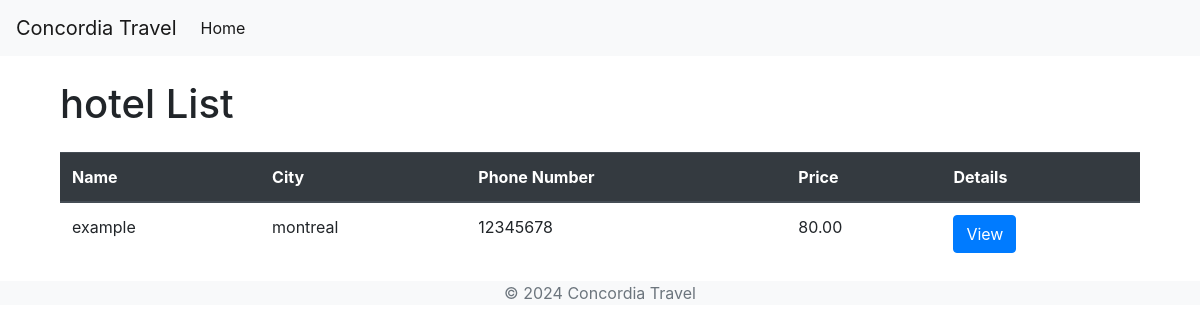
/packages/hotels/, run on the app's committed database.
### packages/models.py (models this page shows)
class Hotel(models.Model):
    name = models.CharField(max_length=100)
    city = models.TextField(max_length=100)
    phone_number = models.CharField(max_length=15)
    price = models.DecimalField(max_digits=10, decimal_places=2)
    description = models.TextField(blank=True, null=True)  # Allows for an optional description

### packages/views.py (the view)
# urls.py: path('hotels/', views.HotelListView.as_view(), name='hotel-list'),
class HotelListView(ListView):
    model = Hotel
    template_name = 'hotels/hotel_list.html'
    context_object_name = 'hotels'

### packages/templates/packages/hotel_list.html (shortened to what this page needs)
{% extends 'packages/base.html' %}
{% block content %}
<div class="container mt-4">
    <h1 class="mb-4">hotel List</h1>
    <table class="table">
        <thead class="thead-dark">
            <tr>
                <th scope="col">Name</th>
                <th scope="col">City</th>
                <th scope="col">Phone Number</th>
                <th scope="col">Price</th>
                <th scope="col">Details</th>
            </tr>
        </thead>
        <tbody>
            {% for hotel in hotels %}
            <tr>
                <td>{{ hotel.name }}</td>
                <td>{{ hotel.city }}</td>
                <td>{{ hotel.phone_number }}</td>
                <td>{{ hotel.price }}</td>
                <td><a href="{% url 'hotel_detail' hotel.pk %}" class="btn btn-primary">View</a></td>
            </tr>
            {% empty %}
            <tr>
                <td colspan="7" class="text-center">No hotels available</td>
            </tr>
            {% endfor %}
        </tbody>
    </table>
</div>
{% endblock %}

### data on the page
Hotel: name "example", city "montreal", phone_number "12345678", price "80.00"
